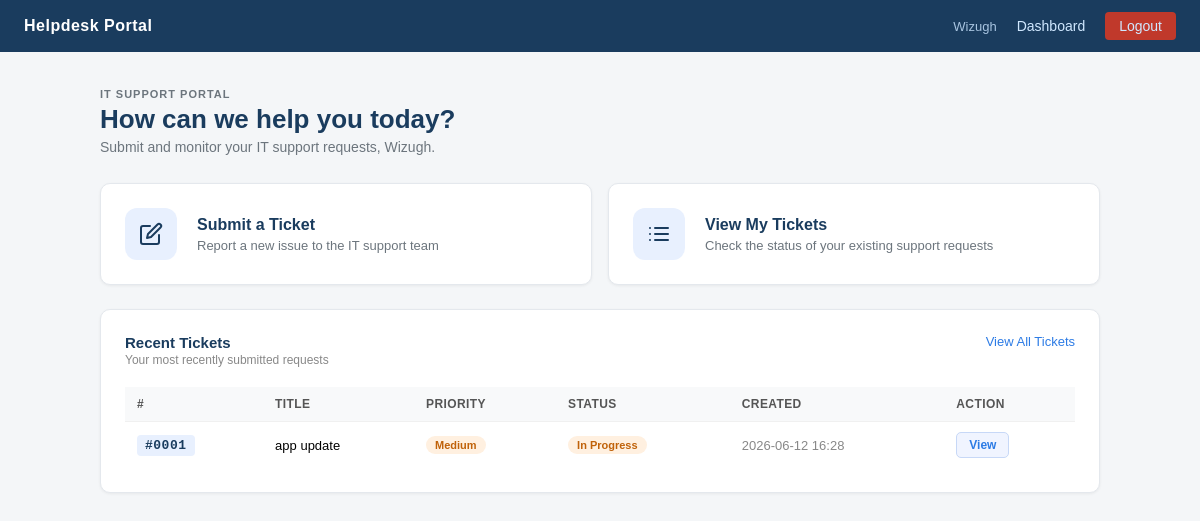
The page /dashboard (signed in) on the database as committed earlier.
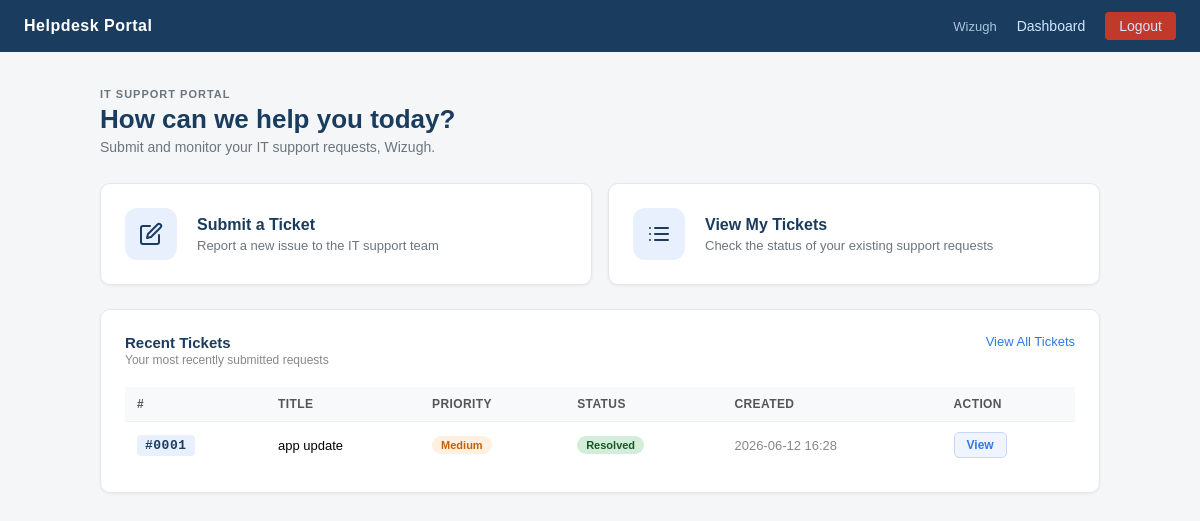
The same page on the database as committed later.
### tables this page shows
CREATE TABLE tickets (
            id INTEGER PRIMARY KEY AUTOINCREMENT,
            title TEXT NOT NULL,
            description TEXT NOT NULL,
            priority TEXT NOT NULL DEFAULT 'low',
            status TEXT NOT NULL DEFAULT 'open',
            created_by TEXT NOT NULL,
            date TEXT NOT NULL
        , assigned_to TEXT DEFAULT NULL);

### app.py (the view)
@app.route('/dashboard')
def dashboard():
    if 'user' not in session:
        return redirect(url_for('login'))
    conn = get_db()
    recent_tickets = conn.execute(
        'SELECT * FROM tickets WHERE created_by = ? ORDER BY date DESC LIMIT 5',
        (session['user'],)
    ).fetchall()
    conn.close()
    return render_template('dashboard.html', username=session['user'], recent_tickets=recent_tickets)

### app.py (called while the page is built)
def get_db():
    conn = sqlite3.connect(DB_PATH)
    conn.row_factory = sqlite3.Row
    conn.execute("PRAGMA foreign_keys = ON")
    return conn

### templates/dashboard.html (shortened to what this page needs)
{% extends 'base.html' %}
{% block content %}
<div class="portal-page">
    <div class="portal-content">
        <div class="dashboard-header">
            <div class="dashboard-header-left">
                <span class="dashboard-eyebrow">IT SUPPORT PORTAL</span>
                <h1 class="dashboard-title">How can we help you today?</h1>
                <p class="dashboard-subtitle">Submit and monitor your IT support requests, {{ username }}.</p>
            </div>
        </div>
        <div class="quick-action-grid">
            <a href="{{ url_for('submit_ticket') }}" class="quick-action-card">
                <div class="quick-action-icon">
                </div>
                <div class="quick-action-text">
                    <h2>Submit a Ticket</h2>
                    <p>Report a new issue to the IT support team</p>
                </div>
            </a>
            <a href="{{ url_for('my_tickets') }}" class="quick-action-card">
                <div class="quick-action-icon">
                </div>
                <div class="quick-action-text">
                    <h2>View My Tickets</h2>
                    <p>Check the status of your existing support requests</p>
                </div>
            </a>
        </div>
        <div class="dashboard-card">
            <div class="card-header">
                <div>
                    <h2 class="card-title">Recent Tickets</h2>
                    <p class="card-subtitle">Your most recently submitted requests</p>
                </div>
                <a href="{{ url_for('my_tickets') }}" class="card-link">View All Tickets</a>
            </div>
            {% if recent_tickets %}
            <div class="table-scroll">
                <table class="ticket-table">
                    <thead>
                        <tr>
                            <th scope="col">#</th>
                            <th scope="col">Title</th>
                            <th scope="col">Priority</th>
                            <th scope="col">Status</th>
                            <th scope="col">Created</th>
                            <th scope="col">Action</th>
                        </tr>
                    </thead>
                    <tbody>
                        {% for ticket in recent_tickets %}
                        <tr>
                            <td><span class="ticket-id-badge">#{{ '%04d'|format(ticket['id']) }}</span></td>
                            <td class="ticket-title-cell">{{ ticket['title'] }}</td>
                            <td><span class="badge badge-priority-{{ ticket['priority'] }}">{{ ticket['priority'] }}</span></td>
                            <td><span class="badge badge-status-{{ ticket['status'].replace(' ', '-') }}">{{ ticket['status'] }}</span></td>
                            <td class="ticket-date-cell">{{ ticket['date'] }}</td>
                            <td><a href="{{ url_for('ticket_detail', ticket_id=ticket['id']) }}" class="btn-view">View</a></td>
                        </tr>
                        {% endfor %}
                    </tbody>
                </table>
            </div>
            {% else %}
            <div class="empty-state">
                <p class="empty-title">No tickets submitted yet</p>
                <p class="empty-sub"><a href="{{ url_for('submit_ticket') }}">Submit your first ticket</a> to get started.</p>
            </div>
            {% endif %}
        </div>
    </div>
</div>
{% endblock %}

### templates/base.html (shortened to what this page needs)
<!DOCTYPE html>
<html>
<head>
    <link rel="stylesheet" href="{{ url_for('static', filename='style.css') }}">
</head>
<body>
    {% if session.get('user') %}
    <nav class="topnav">
        <span class="topnav-brand">Helpdesk Portal</span>
        <div class="topnav-right">
            <span class="topnav-user">{{ session['user'] }}</span>
            {% if session['role'] == 'admin' %}
                <a href="/admin">Dashboard</a>
            {% else %}
                <a href="/dashboard">Dashboard</a>
            {% endif %}
            <a href="/logout" class="topnav-logout">Logout</a>
        </div>
    </nav>
    {% endif %}
    {% block content %}{% endblock %}
</body>
</html>

Rows that differ between the two databases and show on the page:
changed tickets "app update": status "In Progress" → "Resolved"
